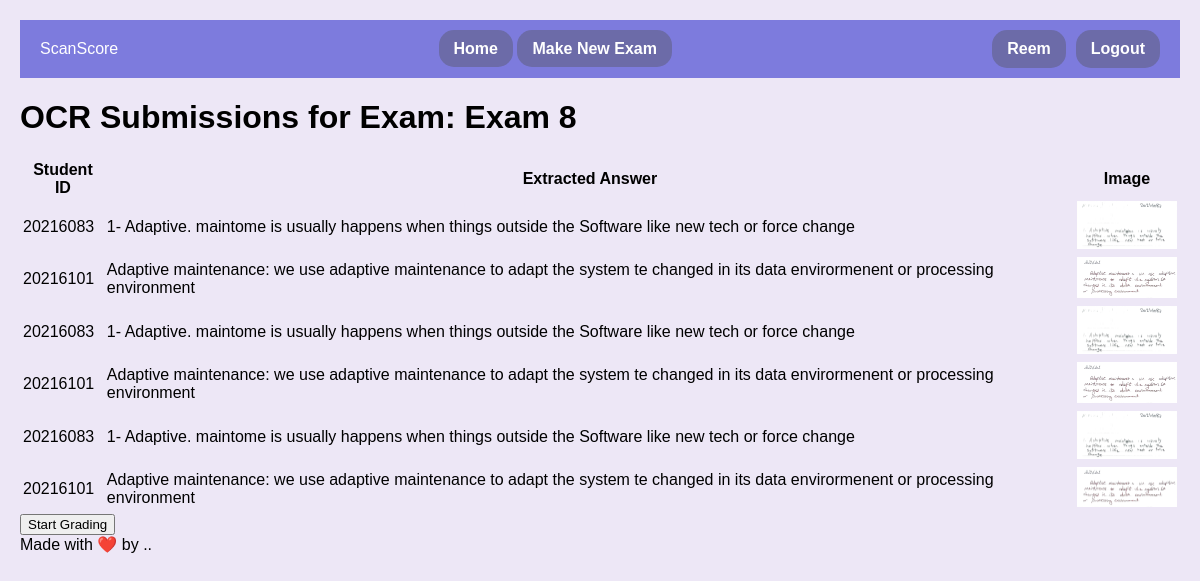
The app's page /teacher/exam/14/view_submissions_ocr/ (signed in) with its own data.
### myapp/models.py (models this page shows)
class User(AbstractUser):
    userType = models.CharField(max_length=10, choices=[('teacher', 'Teacher'), ('student', 'Student')])

class Exam(models.Model):
    name = models.CharField(max_length=100)
    teacher = models.ForeignKey(User, on_delete=models.CASCADE)
    question= models.TextField(max_length=10000)
    model_answer = models.TextField(max_length=10000)
    keywordsList = models.TextField(max_length=10000,null=True,blank=True)
    is_active = models.BooleanField(default=False)
    time_created = models.DateTimeField(auto_now_add=True)
    time_updated = models.DateTimeField(auto_now=True)

class ExamSubmissionOCR(models.Model):
    exam = models.ForeignKey(Exam, on_delete=models.CASCADE, related_name='ocr_submissions')
    teacher = models.ForeignKey(User, on_delete=models.CASCADE, related_name='ocr_submissions')
    student_id = models.CharField(max_length=20)
    image = models.ImageField(upload_to='ocr_images/')
    extracted_text = models.TextField(blank=True, null=True)
    score = models.IntegerField(default=0)
    is_graded = models.BooleanField(default=False)
    time_created = models.DateTimeField(auto_now_add=True)

### myapp/views.py (the view)
# urls.py: path('teacher/exam/<int:exam_id>/view_submissions_ocr/', views.view_submissions_ocr, name='view_submissions_ocr'),
@login_required
def view_submissions_ocr(request, exam_id):
    exam = get_object_or_404(Exam, pk=exam_id)
    submissions = ExamSubmissionOCR.objects.filter(exam=exam)
    return render(request, 'myapp/teacher/view_submissions_ocr.html', {
        'exam': exam,
        'submissions': submissions
    })

### templates/myapp/teacher/view_submissions_ocr.html (shortened to what this page needs)
{% extends "myapp/teacher/teacher-base.html" %}
{% block content %}
<div class="container">
    <h1>OCR Submissions for Exam: {{ exam.name }}</h1>
    <table class="table">
        <thead>
            <tr>
                <th>Student ID</th>
                <th>Extracted Answer</th>
                <th>Image</th>
            </tr>
        </thead>
        <tbody>
            {% for submission in submissions %}
            <tr>
                <td>{{ submission.student_id }}</td>
                <td>{{ submission.extracted_text }}</td>
                <td>
                    <img src="{{ submission.image.url }}" alt="Student Submission" style="cursor: pointer; max-width: 100px; max-height: 100px;" onclick="showModal('{{ submission.image.url }}')">
                </td>
            </tr>
            {% endfor %}
        </tbody>
    </table>
</div>
    {% if submissions %}
        <form action="{% url 'view_grades_ocr' exam.id %}" method="post">
            <button type="submit" class="btn btn-success">Start Grading</button>
        </form>
    {% endif %}
{% endblock %}

### templates/myapp/teacher/teacher-base.html (shortened to what this page needs)
<!DOCTYPE html>
<html lang="en">
<head>
</head>
<body>
  <header>
    <div class="navbar">
        <div>ScanScore</div>
        <div>
          <a href="{% url 'teacher_dashboard' %}">Home</a>
          <a href="{% url 'create_exam' %}">Make New Exam</a>
        </div>
        <div class="user-info">
          <a href="{% url 'view_profile_teacher' %}" class="user-info">
              <div>{{ user.first_name }}</div>
          </a>
          <a href="{% url 'logout' %}" class="logout-button">Logout</a>
      </div>
</header>
    <main>
        {% block content %}
        {% endblock %}
    </main>
    <footer>
        Made with ❤️ by ..
    </footer>
</body>
</html>

### templates/myapp/teacher/teacher-base.html (style rules this page uses)
body { font-family: 'Arial', sans-serif; background-color: #EDE7F6; margin: 0; padding: 20px; }
.navbar { background-color: #7D7BDD; color: white; padding: 10px 20px; display: flex; justify-content: space-between; align-items: center; }
.navbar a { color: white; text-decoration: none; padding: 10px 15px; border-radius: 15px; background-color: #6c6ba8; font-weight: bold; }
.user-info { display: flex; align-items: center; }
.logout-button { margin-left: 10px; }

### records on screen
User: first_name "Reem"
Exam: name "Exam 8"
ExamSubmissionOCR: student_id "20216083", extracted_text "1- Adaptive. maintome is usually happens when things outside the Software like new tech or force change", image (picture)
ExamSubmissionOCR: student_id "20216101", extracted_text "Adaptive maintenance: we use adaptive maintenance to adapt the system te changed in its data envirormenent or processing environment", image (picture)
ExamSubmissionOCR: student_id "20216083", extracted_text "1- Adaptive. maintome is usually happens when things outside the Software like new tech or force change", image (picture)
ExamSubmissionOCR: student_id "20216101", extracted_text "Adaptive maintenance: we use adaptive maintenance to adapt the system te changed in its data envirormenent or processing environment", image (picture)
ExamSubmissionOCR: student_id "20216083", extracted_text "1- Adaptive. maintome is usually happens when things outside the Software like new tech or force change", image (picture)
ExamSubmissionOCR: student_id "20216101", extracted_text "Adaptive maintenance: we use adaptive maintenance to adapt the system te changed in its data envirormenent or processing environment", image (picture)
